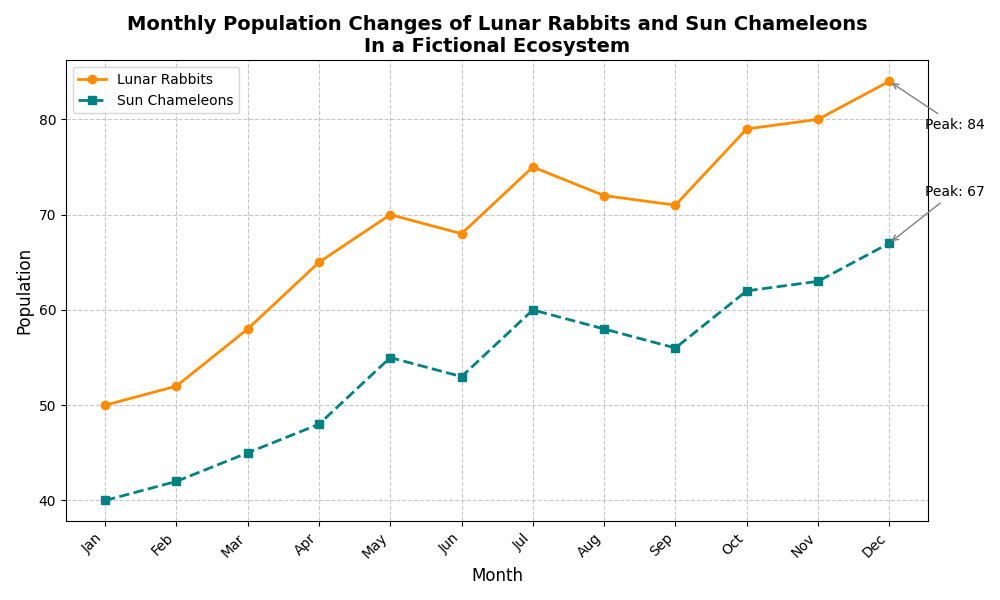

The Python source for this figure:
import matplotlib.pyplot as plt
import numpy as np

# Define time (in months) and population data of Lunar Rabbits and Sun Chameleons
months = np.arange(1, 13)
lunar_rabbits_population = [50, 52, 58, 65, 70, 68, 75, 72, 71, 79, 80, 84]
sun_chameleons_population = [40, 42, 45, 48, 55, 53, 60, 58, 56, 62, 63, 67]

# Create a figure and axis
fig, ax = plt.subplots(figsize=(10, 6))

# Plot the data with different line styles and markers
ax.plot(months, lunar_rabbits_population, marker='o', linestyle='-', color='darkorange', linewidth=2, markersize=6, label='Lunar Rabbits')
ax.plot(months, sun_chameleons_population, marker='s', linestyle='--', color='teal', linewidth=2, markersize=6, label='Sun Chameleons')

# Highlight the peak points in the populations
max_lunar_population = max(lunar_rabbits_population)
max_lunar_month = months[lunar_rabbits_population.index(max_lunar_population)]
max_sun_population = max(sun_chameleons_population)
max_sun_month = months[sun_chameleons_population.index(max_sun_population)]

# Annotate the peak populations
ax.annotate(f'Peak: {max_lunar_population}', xy=(max_lunar_month, max_lunar_population),
            xytext=(max_lunar_month + 0.5, max_lunar_population - 5),
            arrowprops=dict(arrowstyle='->', color='gray'))

ax.annotate(f'Peak: {max_sun_population}', xy=(max_sun_month, max_sun_population),
            xytext=(max_sun_month + 0.5, max_sun_population + 5),
            arrowprops=dict(arrowstyle='->', color='gray'))

# Add titles and labels
ax.set_title('Monthly Population Changes of Lunar Rabbits and Sun Chameleons\nIn a Fictional Ecosystem', fontsize=14, fontweight='bold')
ax.set_xlabel('Month', fontsize=12)
ax.set_ylabel('Population', fontsize=12)

# Add grid for better readability
ax.grid(True, linestyle='--', alpha=0.7)

# Add legend
ax.legend(loc='upper left', fontsize=10)

# Customize the x-axis ticks
ax.set_xticks(months)
ax.set_xticklabels(['Jan', 'Feb', 'Mar', 'Apr', 'May', 'Jun', 'Jul', 'Aug', 'Sep', 'Oct', 'Nov', 'Dec'], rotation=45, ha='right')

# Automatically adjust layout to prevent overlap
plt.tight_layout()

# Display the plot
plt.show()
